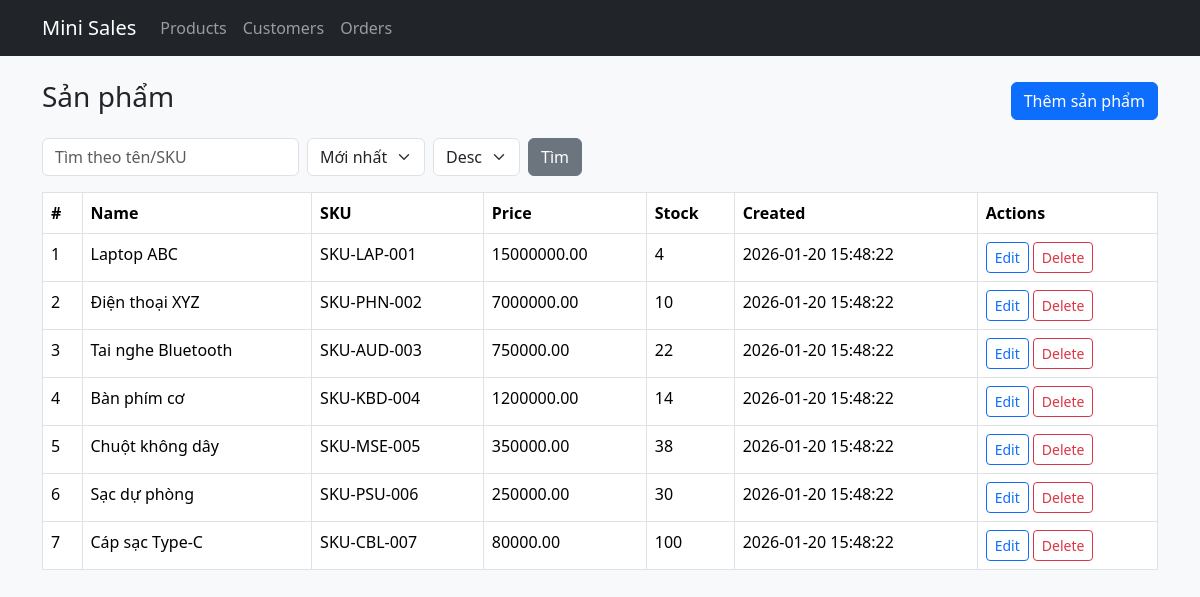
The page / on the database its author committed.
### tables this page shows
CREATE TABLE IF NOT EXISTS products (
  id INT AUTO_INCREMENT PRIMARY KEY,
  name VARCHAR(200) NOT NULL,
  sku VARCHAR(50) UNIQUE,
  price DECIMAL(10,2) NOT NULL,
  stock INT NOT NULL DEFAULT 0,
  created_at TIMESTAMP DEFAULT CURRENT_TIMESTAMP
);

### app/core/Controller.php (called while the page is built, shortened)
<?php
class Controller
{
    protected function render(string $view, array $data = [])
    {
        extract($data, EXTR_SKIP);
        include APP_PATH . '/views/layout.php';
    }
}

### app/controllers/ProductsController.php (called while the page is built, shortened)
<?php
class ProductsController extends Controller
{
    protected $repo;
    public function __construct()
    {
        $this->repo = new ProductRepository(getPDO());
    }
    public function indexAction()
    {
        $allowedSort = ['name','price','stock','created_at'];
        $allowedDir = ['asc','desc'];
        $q = trim((string)($_GET['q'] ?? ''));
        $sortParam = isset($_GET['sort']) ? (string)$_GET['sort'] : 'created_at';
        $dirParam  = isset($_GET['dir'])  ? (string)$_GET['dir']  : 'desc';
        $sort = in_array($sortParam, $allowedSort, true) ? $sortParam : 'created_at';
        $dirLower = strtolower($dirParam);
        $dir = in_array($dirLower, $allowedDir, true) ? $dirLower : 'desc';
        try {
            $products = $this->repo->getAll(['q' => $q, 'sort' => $sort, 'dir' => $dir]);
            $this->render('products/index', [
                'products' => $products,
                'q' => $q,
                'sort' => $sort,
                'dir' => $dir,
                'flash_success' => $this->getFlash('success'),
                'flash_error' => $this->getFlash('error'),
            ]);
        } catch (Exception $e) {
            error_log($e->getMessage());
            $this->setFlash('error', 'Lỗi khi lấy danh sách sản phẩm.');
            $this->render('products/index', ['products' => [], 'q' => $q, 'sort'=>$sort, 'dir'=>$dir]);
        }
    }
}

### app/core/Router.php (called while the page is built, shortened)
<?php
class Router
{
    protected $action = 'index';
    public function dispatch()
    {
        $a = $_GET['a'] ?? $this->action;
        $actionName = $a . 'Action';
        $controller = new $controllerName();
        $controller->{$actionName}();
    }
}

### public/index.php (called while the page is built, shortened)
<?php
require_once __DIR__ . '/../app/bootstrap.php';
$router = new Router();
$router->dispatch();

### app/models/ProductRepository.php (called while the page is built, shortened)
<?php
class ProductRepository
{
    protected $pdo;
    public function __construct(PDO $pdo)
    {
        $this->pdo = $pdo;
    }
    public function getAll(array $opts = []): array
    {
        $q = $opts['q'] ?? '';
        $sort = $opts['sort'] ?? 'created_at';
        $dir = strtolower($opts['dir'] ?? 'desc');
        $dir = $dir === 'asc' ? 'ASC' : 'DESC';
        $sql = "SELECT * FROM products";
        $params = [];
        $sql .= " ORDER BY {$sort} {$dir}";
        $stmt = $this->pdo->prepare($sql);
        $stmt->execute($params);
        return $stmt->fetchAll();
    }
}

### app/bootstrap.php (called while the page is built, shortened)
<?php
require_once APP_PATH . '/config/db.php';
spl_autoload_register(function ($class) {
    $paths = [
        APP_PATH . '/controllers/' . $class . '.php',
        APP_PATH . '/models/' . $class . '.php',
        APP_PATH . '/core/' . $class . '.php',
    ];
    foreach ($paths as $file) {
        if (file_exists($file)) {
            return;
        }
    }
});

### app/config/db.php (called while the page is built, shortened)
<?php
$DB_HOST = '127.0.0.1';
$DB_NAME = 'lab10_sales';
$DB_USER = 'app_user';
$DB_PASS = 'secret';
$DB_CHARSET = 'utf8mb4';
$dsn = "mysql:host={$DB_HOST};dbname={$DB_NAME};charset={$DB_CHARSET}";
try {
    $pdo = new PDO($dsn, $DB_USER, $DB_PASS, [
        PDO::ATTR_ERRMODE => PDO::ERRMODE_EXCEPTION,
        PDO::ATTR_DEFAULT_FETCH_MODE => PDO::FETCH_ASSOC,
    ]);
} catch (PDOException $e) {
    $msg = sprintf(
        "[%s] PDO connection failed. dsn=%s user=%s host=%s error=%s",
        date('Y-m-d H:i:s'),
        $dsn,
        $DB_USER,
        $DB_HOST,
        $e->getMessage()
    );
    error_log($msg);
    http_response_code(500);
    echo "Database connection error. Check logs.";
    exit;
}
function getPDO(): PDO {
    global $pdo;
    return $pdo;
}

### app/views/products/index.php (the view, shortened to what this page needs)
<div class="d-flex justify-content-between align-items-center mb-3">
  <h3>Sản phẩm</h3>
  <a class="btn btn-primary" href="index.php?c=products&a=create">Thêm sản phẩm</a>
</div>
<form class="row g-2 mb-3" method="get" action="index.php">
  <div class="col-auto">
    <input type="text" name="q" class="form-control" placeholder="Tìm theo tên/SKU" value="<?= e($q ?? '') ?>">
  </div>
  <div class="col-auto">
    <select name="sort" class="form-select">
      <option value="created_at" <?= ($sort==='created_at')?'selected':''?>>Mới nhất</option>
    </select>
  </div>
  <div class="col-auto">
    <select name="dir" class="form-select">
      <option value="desc" <?= ($dir==='desc')?'selected':''?>>Desc</option>
    </select>
  </div>
  <div class="col-auto">
    <button class="btn btn-secondary">Tìm</button>
  </div>
</form>
<table class="table table-bordered bg-white">
  <thead>
    <tr>
      <th>#</th><th>Name</th><th>SKU</th><th>Price</th><th>Stock</th><th>Created</th><th>Actions</th>
    </tr>
  </thead>
  <tbody>
    <?php foreach ($products as $p): ?>
    <tr>
      <td><?= e($p['id']) ?></td>
      <td><?= e($p['name']) ?></td>
      <td><?= e($p['sku']) ?></td>
      <td><?= e($p['price']) ?></td>
      <td><?= e($p['stock']) ?></td>
      <td><?= e($p['created_at']) ?></td>
      <td>
        <a class="btn btn-sm btn-outline-primary" href="index.php?c=products&a=edit&id=<?= e($p['id']) ?>">Edit</a>
        <form style="display:inline" method="post" action="index.php?c=products&a=delete" onsubmit="return confirm('Xác nhận xóa?')">
          <button class="btn btn-sm btn-outline-danger">Delete</button>
        </form>
      </td>
    </tr>
    <?php endforeach; ?>
  </tbody>
</table>

### app/views/layout.php (shortened to what this page needs)
<?php
if (!function_exists('e')) {
    function e($s) { return htmlspecialchars((string)$s, ENT_QUOTES | ENT_SUBSTITUTE, 'UTF-8'); }
}
?><!doctype html>
<html lang="vi">
<head>
  <link href="https://cdn.jsdelivr.net/npm/bootstrap@5.3.2/dist/css/bootstrap.min.css" rel="stylesheet">
</head>
<body class="bg-light">
<nav class="navbar navbar-expand-lg navbar-dark bg-dark mb-4">
  <div class="container">
    <a class="navbar-brand" href="index.php">Mini Sales</a>
    <div class="collapse navbar-collapse">
      <ul class="navbar-nav">
        <li class="nav-item"><a class="nav-link" href="index.php?c=products&a=index">Products</a></li>
        <li class="nav-item"><a class="nav-link" href="index.php?c=customers&a=index">Customers</a></li>
        <li class="nav-item"><a class="nav-link" href="index.php?c=orders&a=index">Orders</a></li>
      </ul>
    </div>
  </div>
</nav>
<div class="container">
    <?php include $viewFile; ?>
</div>
</body>
</html>

### rows shown on the page
products: id "1", name "Laptop ABC", sku "SKU-LAP-001", price "15000000.00", stock "4", created_at "2026-01-20 15:48:22"
products: id "2", name "Điện thoại XYZ", sku "SKU-PHN-002", price "7000000.00", stock "10", created_at "2026-01-20 15:48:22"
products: id "3", name "Tai nghe Bluetooth", sku "SKU-AUD-003", price "750000.00", stock "22", created_at "2026-01-20 15:48:22"
products: id "4", name "Bàn phím cơ", sku "SKU-KBD-004", price "1200000.00", stock "14", created_at "2026-01-20 15:48:22"
products: id "5", name "Chuột không dây", sku "SKU-MSE-005", price "350000.00", stock "38", created_at "2026-01-20 15:48:22"
products: id "6", name "Sạc dự phòng", sku "SKU-PSU-006", price "250000.00", stock "30", created_at "2026-01-20 15:48:22"
products: id "7", name "Cáp sạc Type-C", sku "SKU-CBL-007", price "80000.00", stock "100", created_at "2026-01-20 15:48:22"
